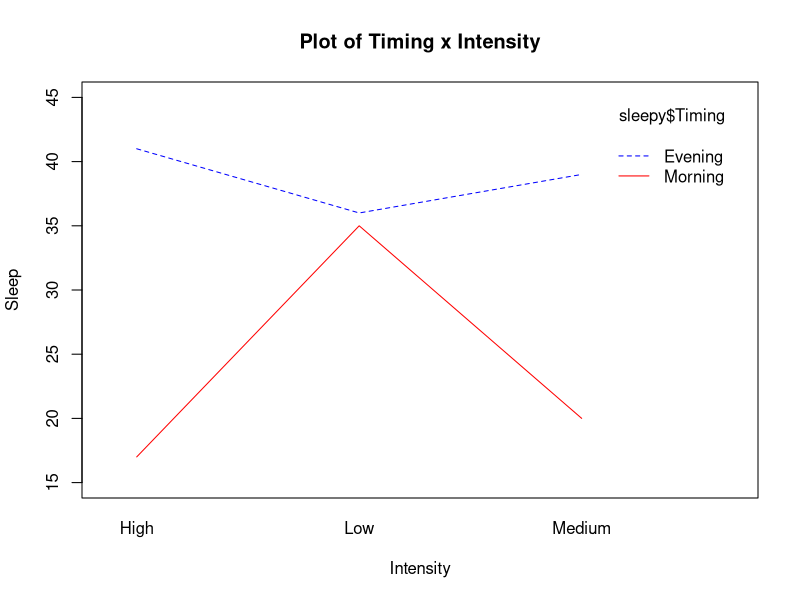
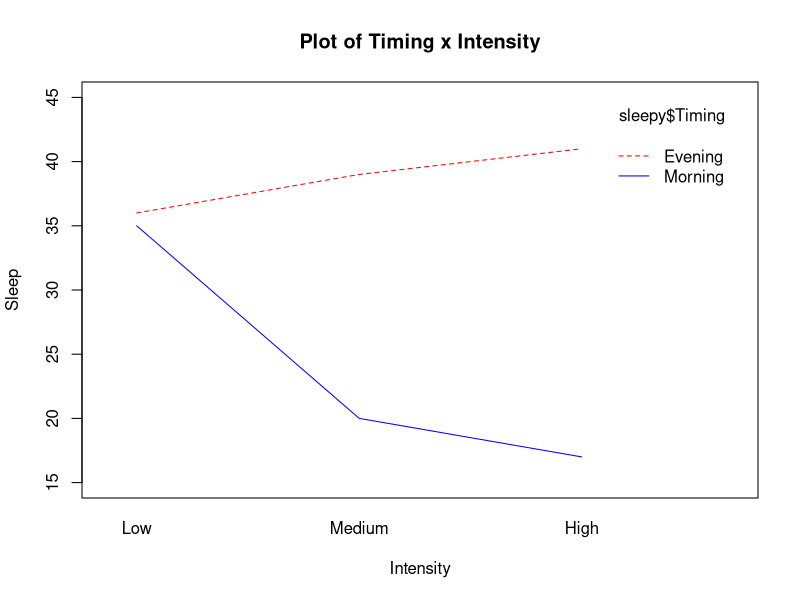
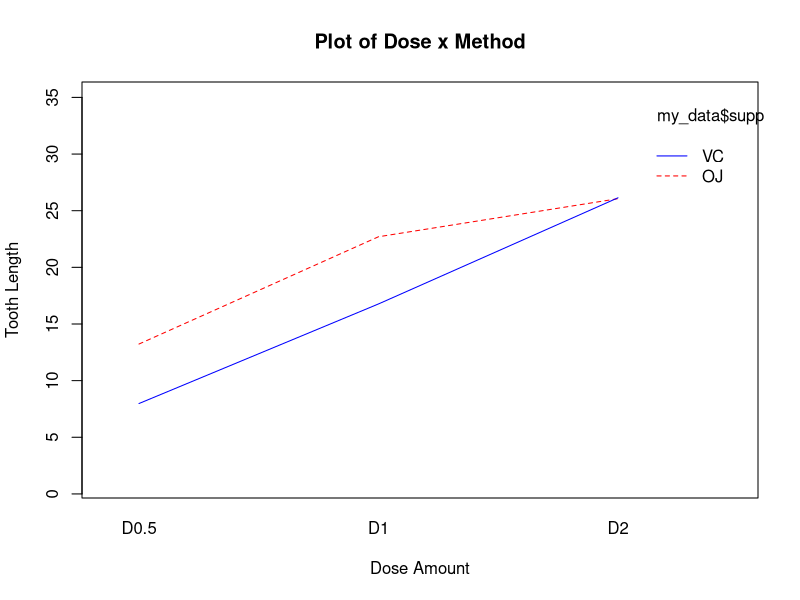
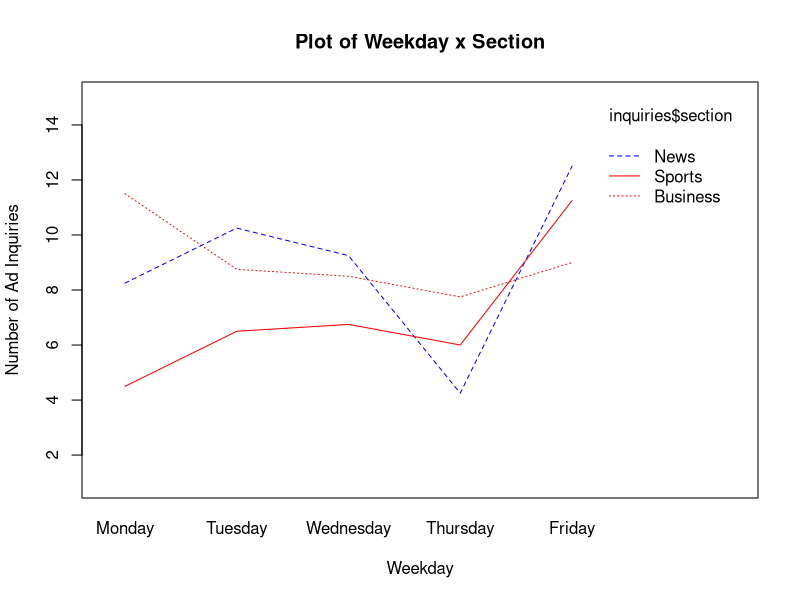

R code for these plots, in order:
## ---- chunk 1
setwd("C:/Users/blmos/Dropbox/School Things/VU Peabody/EDD LLO Teaching/LLO 8180 - Applied Statistics/FALL 2020/R Code")
## ---- chunk 2
#Let's look at the sleep data from async
sleepy <- read.table("sleepdata.txt", header=T, sep="\t")

#NAMEOFANOVA <- aov(DV~FACTOR_A + FACTOR_B + INTERACTION_AxB, data=DATASETNAME)
sleep.aov <- aov(Sleep ~ Timing + Intensity + Timing:Intensity, data=sleepy)
summary(sleep.aov)
## ---- chunk 3
interaction.plot(sleepy$Intensity, sleepy$Timing, sleepy$Sleep,
                 ylim=range(15,45), xlab="Intensity",
                 ylab="Sleep",
                 col=c("blue","red"), main="Plot of Timing x Intensity")
## ---- chunk 4
reorder <- factor(sleepy$Intensity, levels=c("Low","Medium","High"))

interaction.plot(reorder, sleepy$Timing,  sleepy$Sleep,
                 ylim=range(15,45),xlab="Intensity",
                 ylab="Sleep",
                 col=c("red","blue"), main="Plot of Timing x Intensity")
## ---- chunk 5
#Subset with Morning exercisers only
sleep_AM <- subset(sleepy, Timing == "Morning")

#Subest with Evening exercisers only 
sleep_PM <- subset(sleepy, Timing == "Evening")

#View the datasets to make sure they're what we're expecting
head(sleep_AM)
head(sleep_PM)

## ---- chunk 6
#NAMEOFONEWAYANOVA <- aov(DV~FACTORYOUDIDNTSUBSETBY, data=SUBSETDATASETNAME)
sleepAM.aov <- aov(Sleep~Intensity, data=sleep_AM)

summary(sleepAM.aov)
## ---- chunk 7
sleepPM.aov <- aov(Sleep~Intensity, data=sleep_PM)

summary(sleepPM.aov)
## ---- chunk 8
#Tukey will do a pairwise comparison of each of the means for low, medium, and high intensity
TukeyHSD(sleepAM.aov)

#Mean for SLEEP in the LOW intensity group within the SleepMorning data subset
mean(sleep_AM$Sleep[sleep_AM$Intensity=="Low"])

#Mean for SLEEP in the MEDIUM intensity group within the SleepMorning data subset
mean(sleep_AM$Sleep[sleep_AM$Intensity=="Medium"])

#Mean for SLEEP in the HIGH intensity group within the SleepMorning data subset
mean(sleep_AM$Sleep[sleep_AM$Intensity=="High"])
## ---- chunk 9
voting <- read.table("election.txt", header=T, sep="\t")
head(voting)

votes.aov <- aov(percent ~ county + party + county:party, data=voting)
summary(votes.aov)
## ---- chunk 10
my_data<-ToothGrowth
my_data$dose <- factor(my_data$dose, 
                  levels = c(0.5, 1, 2),
                  labels = c("D0.5", "D1", "D2"))

#This table shows the number of subjects in each group
table(my_data$supp, my_data$dose)
## ---- chunk 11
dosage.aov <- aov(len ~ supp + dose + supp:dose, data=my_data)
summary(dosage.aov)
## ---- chunk 12
reordr <- factor(my_data$dose, levels=c("D0.5", "D1", "D2"))

interaction.plot(reordr,  my_data$supp, my_data$len,
                 ylim=range(1,35),xlab="Dose Amount",
                 ylab="Tooth Length",
                 col=c("red","blue"), main="Plot of Dose x Method")
## ---- chunk 13
my_data_VC <- subset(my_data, supp == "VC")
my_data_OJ <- subset(my_data, supp == "OJ")

head(my_data_VC)
head(my_data_OJ)
## ---- chunk 14
data_VC.aov <- aov(len~dose, data=my_data_VC)
summary(data_VC.aov)
## ---- chunk 15
TukeyHSD(data_VC.aov)
## ---- chunk 16
data_OJ.aov <- aov(len~dose, data=my_data_OJ)
summary(data_OJ.aov)
## ---- chunk 17
TukeyHSD(data_OJ.aov)
## ---- chunk 18
inquiries <- read.table("ads.txt", header=T, sep="\t")

#NAMEOFANOVA <- aov(DV~FACTOR_A + FACTOR_B + INTERACTION_AxB, data=DATASETNAME)
ads.aov <- aov(inquiries ~ weekday + section + weekday:section, data=inquiries)
summary(ads.aov)
## ---- chunk 19
reorder2 <- factor(inquiries$weekday, levels=c("Monday","Tuesday","Wednesday","Thursday","Friday"))
interaction.plot(reorder2,  inquiries$section, inquiries$inquiries,
                 ylim=range(1,15),xlab="Weekday",
                 ylab="Number of Ad Inquiries",
                 col=c("red","blue"), main="Plot of Weekday x Section")
